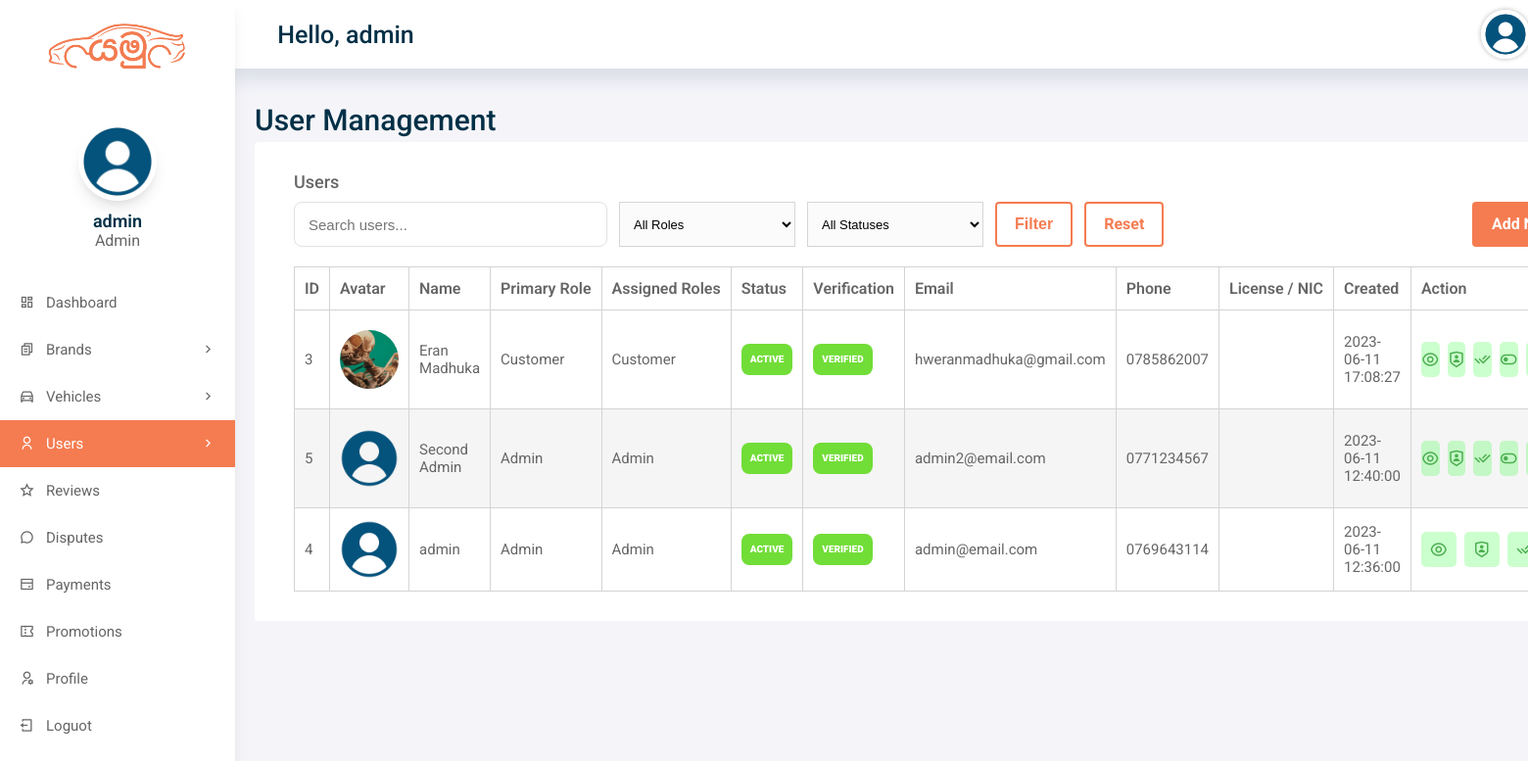
/admin/users.php (signed in), run on an earlier commit of the app's database.
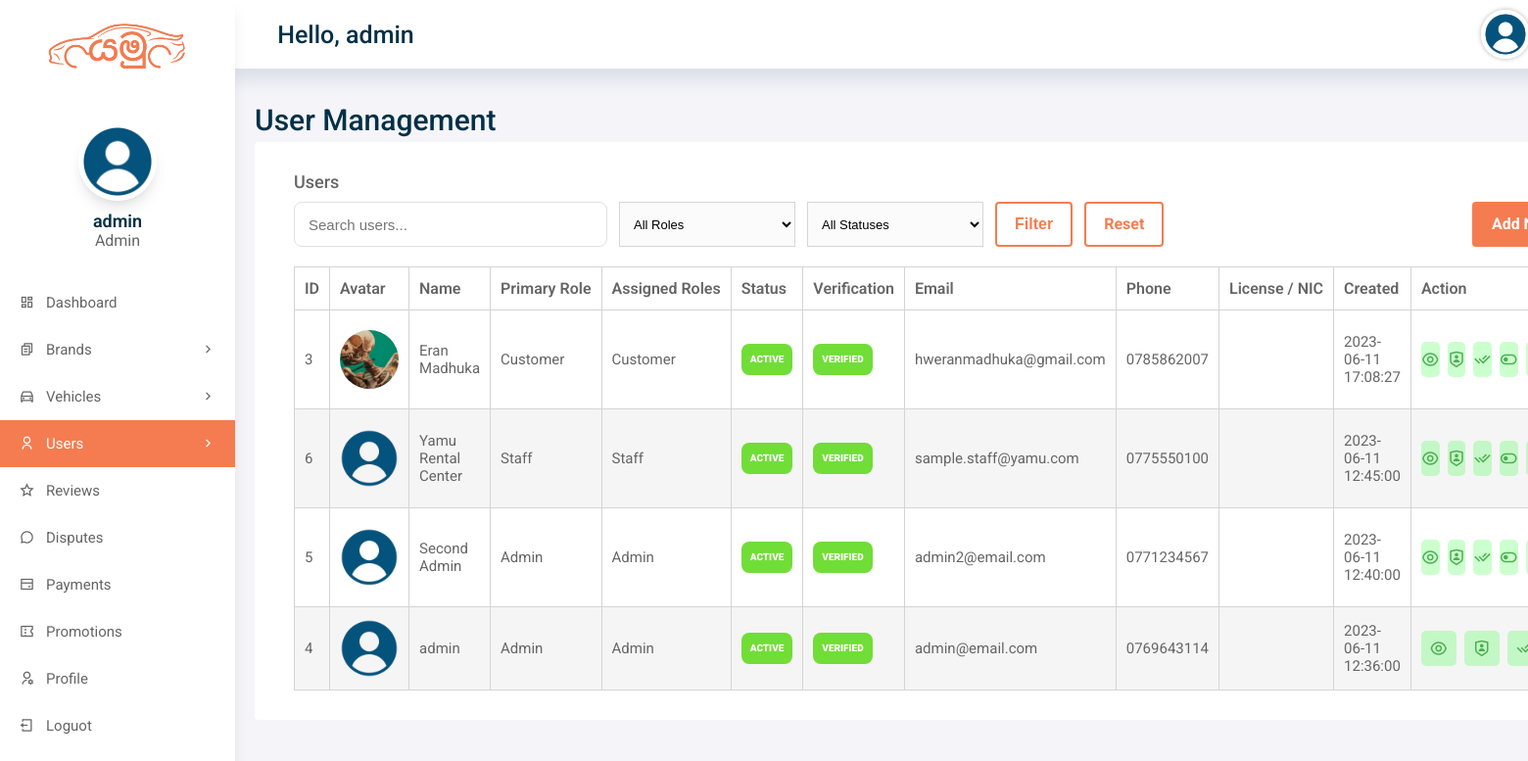
And on a later commit of the database.
### tables this page shows
CREATE TABLE IF NOT EXISTS `users` (
  `user_id` int(11) NOT NULL AUTO_INCREMENT,
  `username` varchar(50) DEFAULT NULL,
  `password` varchar(50) DEFAULT NULL,
  `role` enum('admin','staff','driver','customer') NOT NULL DEFAULT 'customer',
  `full_name` varchar(255) DEFAULT NULL,
  `email` varchar(255) DEFAULT NULL,
  `address` longtext,
  `city` varchar(50) DEFAULT NULL,
  `phone` varchar(11) DEFAULT NULL,
  `dob` varchar(50) DEFAULT NULL,
  `license_or_nic` varchar(100) DEFAULT NULL,
  `verification_status` varchar(20) NOT NULL DEFAULT 'verified',
  `bio` longtext,
  `profile_pic` varchar(255) DEFAULT NULL,
  `account_status` varchar(20) NOT NULL DEFAULT 'active',
  `rag_date` datetime DEFAULT NULL,
  `created_at` datetime DEFAULT NULL,
  `updated_at` datetime DEFAULT NULL,
  PRIMARY KEY (`user_id`)
);

### includes/auth.php (called while the page is built, shortened)
<?php
function yamu_e($value)
{
    return htmlspecialchars((string) $value, ENT_QUOTES, 'UTF-8');
}
function yamu_normalize_role($role)
{
    $role = strtolower(trim((string) $role));
    $allowedRoles = ['admin', 'staff', 'driver', 'customer'];
    return in_array($role, $allowedRoles, true) ? $role : 'customer';
}
function yamu_role_label($role)
{
    return ucfirst(yamu_normalize_role($role));
}
function yamu_table_exists($conn, $tableName)
{
    $key = spl_object_hash($conn) . ':' . $tableName;
    $escapedTable = mysqli_real_escape_string($conn, (string) $tableName);
    $result = @mysqli_query($conn, "SHOW TABLES LIKE '{$escapedTable}'");
    $exists = $result instanceof mysqli_result && $result->num_rows > 0;
    return $exists;
}
function yamu_badge_class($status)
{
    $status = strtolower(trim((string) $status));
    if (in_array($status, ['active', 'approved', 'verified', 'confirmed', 'completed', 'paid', 'available', 'good', 'visible', 'resolved'], true)) {
        return 'Status-conpleted-badge';
    }
    return 'Status-inactive-badge';
}

### admin/users.php (the view, shortened to what the rows shown need)
<?php
require_once __DIR__ . '/../includes/auth.php';
include 'includes/config.php';
$hasUserRolesTable = yamu_table_exists($conn, 'user_roles');
function yamu_admin_bind_dynamic_params($stmt, $types, array &$values)
{
    if ($types === '' || empty($values)) {
        return;
    }
}
$sql = '';
$types = '';
$params = [];
if ($hasUserRolesTable) {
    $sql = "SELECT u.*, ur_agg.assigned_roles
            FROM users u
            LEFT JOIN (
                SELECT user_id, GROUP_CONCAT(DISTINCT role_key ORDER BY FIELD(role_key, 'customer', 'driver', 'staff', 'admin') SEPARATOR ', ') AS assigned_roles
                FROM user_roles
                GROUP BY user_id
            ) ur_agg ON ur_agg.user_id = u.user_id";
}
$sql .= ' ORDER BY created_at DESC, user_id DESC';
$stmt = $conn->prepare($sql);
if ($stmt) {
    yamu_admin_bind_dynamic_params($stmt, $types, $params);
    $stmt->execute();
    $result = $stmt->get_result();
}
?>
<!DOCTYPE html>
<html lang="en">
<head>
    <?php
        include('includes/header.php');
    ?>
</head>
<body>
    <div class="grid-container">
        <?php
            include('includes/aside.php');
        ?>
        <main class="main">
            <h2>User Management</h2>
            <div class="main-cards">
                <div class="card">
                    <div class="table-wrap">
                    <table id="table">
                        <thead>
                            <tr>
                                <th>ID</th>
                                <th>Avatar</th>
                                <th>Name</th>
                                <th>Primary Role</th>
                                <th>Assigned Roles</th>
                                <th>Status</th>
                                <th>Verification</th>
                                <th>Email</th>
                                <th>Phone</th>
                                <th>License / NIC</th>
                                <th>Created</th>
                                <th>Action</th>
                            </tr>
                        </thead>
                        <tbody class="table-body">
                        <?php
                            if ($result && $result->num_rows > 0) {
                                while ($row = $result->fetch_assoc()) {
                                    $statusClass = yamu_badge_class($row['account_status']);
                                    $verificationClass = yamu_badge_class($row['verification_status']);
                                    $assignedRolesLabel = ucfirst($row['role']);
                                    if (!empty($row['assigned_roles'])) {
                                        $assignedRoleParts = array_filter(array_map('trim', explode(',', $row['assigned_roles'])));
                                        $assignedRoleParts = array_map(function ($roleValue) {
                                            return yamu_role_label($roleValue);
                                        }, $assignedRoleParts);
                                        $assignedRolesLabel = implode(', ', $assignedRoleParts);
                                    }
                                    ?>
                                    <tr>
                                        <td><?php echo yamu_e($row['user_id']); ?></td>
                                        <td class="image-cell"><img src="../assets/images/uploads/avatar/<?php echo yamu_e($row['profile_pic']); ?>" alt="avatar" class="table-avatar"></td>
                                        <td><?php echo yamu_e($row['full_name']); ?></td>
                                        <td><?php echo yamu_e(ucfirst($row['role'])); ?></td>
                                        <td><?php echo yamu_e($assignedRolesLabel); ?></td>
                                        <td><span class="<?php echo yamu_e($statusClass); ?>"><?php echo yamu_e(ucfirst($row['account_status'])); ?></span></td>
                                        <td><span class="<?php echo yamu_e($verificationClass); ?>"><?php echo yamu_e(ucfirst(str_replace('_', ' ', $row['verification_status']))); ?></span></td>
                                        <td><?php echo yamu_e($row['email']); ?></td>
                                        <td><?php echo yamu_e($row['phone']); ?></td>
                                        <td><?php echo yamu_e($row['license_or_nic']); ?></td>
                                        <td><?php echo yamu_e($row['created_at'] ?: $row['rag_date']); ?></td>
                                        <td class="action-cell">
                                            <div class="table-actions">
                                            <a class="edit-badge" title="Details" href="user-details.php?user_id=<?php echo $row['user_id']; ?>"><i class="ri-eye-line"></i></a>
                                            <a class="edit-badge" title="Roles" href="user-roles.php?user_id=<?php echo $row['user_id']; ?>"><i class="ri-shield-user-line"></i></a>
                                            <a class="edit-badge" title="Verify" href="user-verify.php?user_id=<?php echo $row['user_id']; ?>"><i class="ri-check-double-line"></i></a>
                                            <a class="edit-badge" title="Status" href="user-status.php?user_id=<?php echo $row['user_id']; ?>"><i class="ri-toggle-line"></i></a>
                                            <a class="edit-badge" title="Edit" href="user-edit.php?user_id=<?php echo $row['user_id']; ?>"><i class="ri-pencil-fill"></i></a>
                                            </div>
                                        </td>
                                    </tr>
                                    <?php
                                }
                            } else {
                                echo "<tr><td colspan='12'>No users found.</td></tr>";
                            }
                        ?>
                        </tbody>
                    </table>
                    </div>
                </div>
            </div>
        </main>
    </div>
</body>
</html>

What changed in the data, as far as the page shows it:
added users: user_id "6", profile_pic (placeholder picture), full_name "Yamu Rental Center", role "Staff", assignedRolesLabel "Staff", account_status "ACTIVE", verification_status "VERIFIED", email "sample.staff@yamu.com", phone "0775550100", created_at "2023-06-11 12:45:00"
